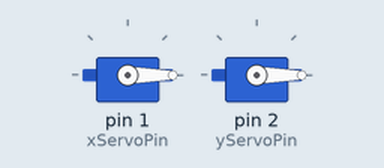
This sketch was run on a simulated Arduino Uno, built with avr-gcc and run on an emulated ATmega328P. Parts: 2 × servo.

Above: at 0.05 s.
Timing chart, 0 to 3.0 s (numbered marks = the images above):
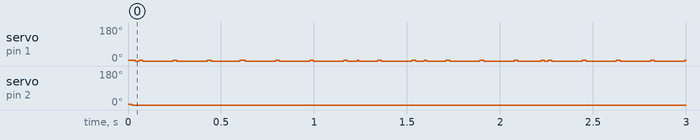

Measured:
- by itself, servo on pin 1 (xServoPin): moves between 0° and 5°, repeating every 21.5 s
- by itself, servo on pin 2 (yServoPin): 5° → 0° at 0.02 s

The sketch:

gimbal_ctrl.ino
```cpp
#include <Servo.h>

Servo xServo;
Servo yServo;
const int xServoPin=1;
const int yServoPin=2;

//PID Constants
double kp=0.4;
double ki=0.1;
double kd=0.1;

//angle limits for the physical TVC
double maxAngle = 5;
double minAngle = -5;

//control loop rate (hz)
double frequency = 100;

//initialze for later
double iX=0;
double iY=0;
double prevErrorX=0;
double prevErrorY=0;
double timePrev;

void setup() {
  xServo.attach(xServoPin);
  yServo.attach(yServoPin);
  timePrev=millis();
}

void loop() {
  //////////////////////////////////////////////////////////
  //INCLUDE CODE TO GRAB ANGLE DATA FROM IMU AND STORE
  double angleX = 1; //deg
  double angleY = 1;
  //////////////////////////////////////////////////////////

  double errorX = angleX; //assuming the desired angle is 0
  double errorY = angleY;

  double pX = kp*errorX;
  double pY = kp*errorY;

  iX = iX + ki*errorX;
  iY = iY = ki*errorY;

  //find change in time
  double timeCurrent = millis();
  double deltaT = (timeCurrent-timePrev)/1000.0;
  timePrev=timeCurrent;

  double dX = kd*(errorX-prevErrorX)/deltaT;
  double dY = kd*(errorY-prevErrorY)/deltaT;
  prevErrorX = errorX;
  prevErrorY = errorY;

  double pidX = pX+iX+dX;
  double pidY = pY+iY+dY;

  //enforce physical limits
  if(pidX>maxAngle)
  {
    pidX=maxAngle;
  }
  else if(pidX<minAngle)
  {
    pidX=minAngle;
  }
  if(pidY>maxAngle)
  {
    pidY=maxAngle;
  }
  else if(pidY<minAngle)
  {
    pidY=minAngle;
  }

  xServo.write(pidX);
  yServo.write(pidY);

  delay(round(1.0/frequency));

}
```
